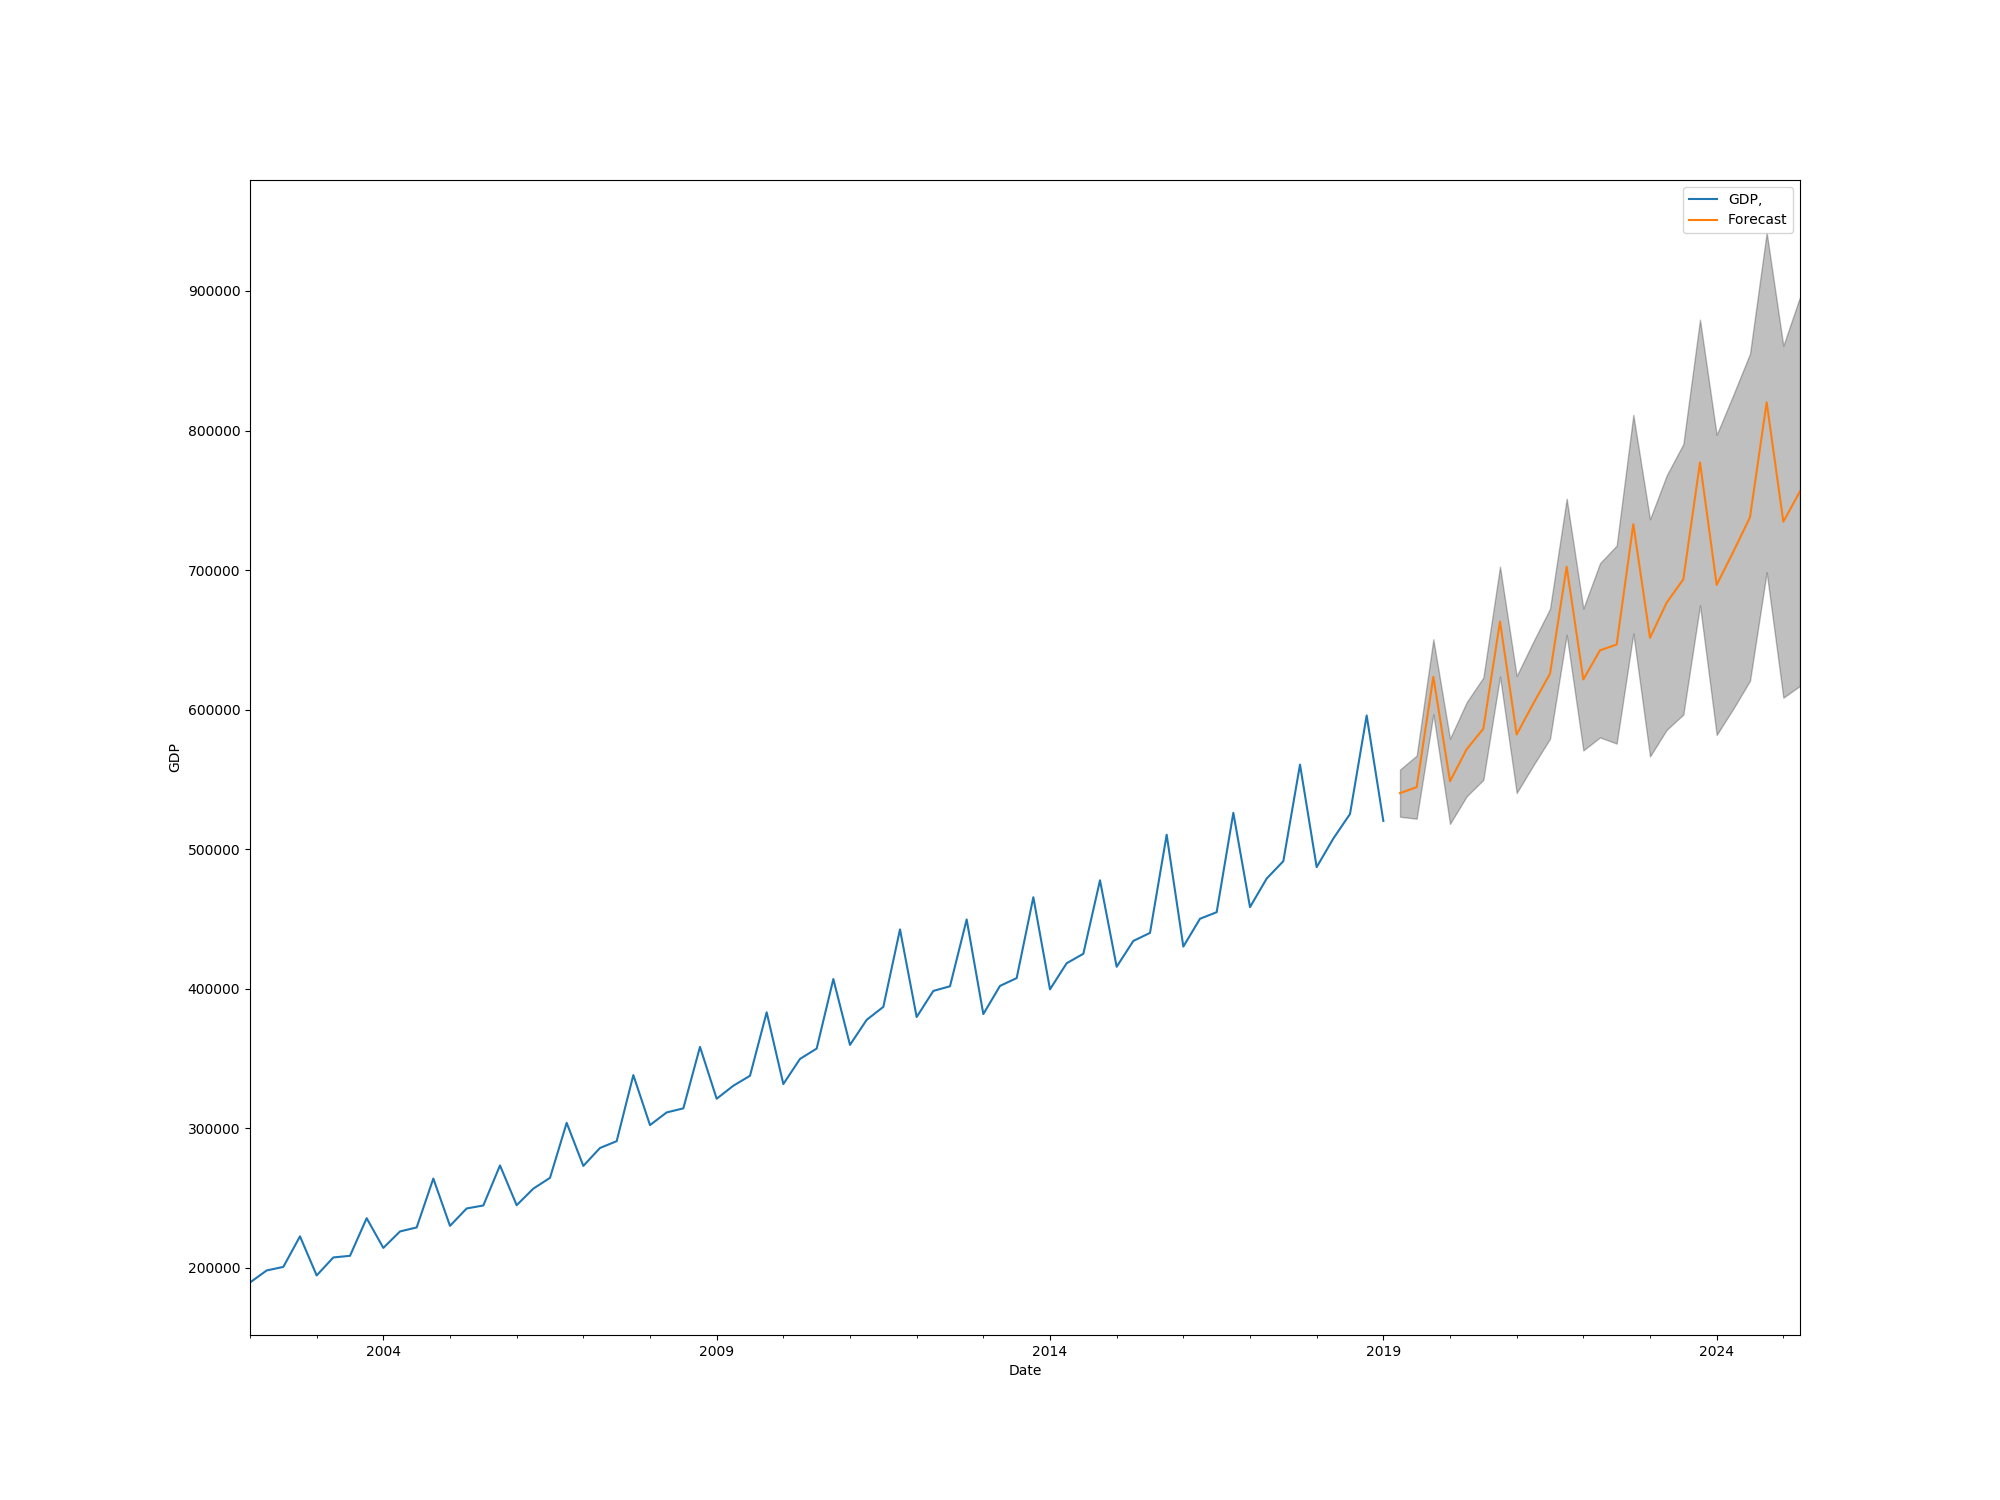

Generate this figure with Python:
import numpy as np
import pandas as pd
from matplotlib import pyplot as plt
from statsmodels.tsa.stattools import adfuller
from statsmodels.tsa.seasonal import seasonal_decompose
from statsmodels.tsa.arima_model import ARIMA
import statsmodels.api as sm
from pandas.plotting import register_matplotlib_converters
register_matplotlib_converters()

df = pd.read_csv('pkb3.csv', parse_dates=['data'], index_col=['data'], encoding="ISO-8859-13", decimal=',', delimiter=":")

mod = sm.tsa.statespace.SARIMAX(df,
                                order=(1, 1, 1),
                                seasonal_order=(1, 1, 1, 12),
                                enforce_stationarity=False,
                                enforce_invertibility=False)

results = mod.fit()

# Get forecast 500 steps ahead in future
pred_uc = results.get_forecast(steps=25)

# Get confidence intervals of forecasts
pred_ci = pred_uc.conf_int()

ax = df.plot(label='observed', figsize=(20, 15))
pred_uc.predicted_mean.plot(ax=ax, label='Forecast')
ax.fill_between(pred_ci.index,
                pred_ci.iloc[:, 0],
                pred_ci.iloc[:, 1], color='k', alpha=.25)
ax.set_xlabel('Date')
ax.set_ylabel('GDP')

plt.legend()
plt.savefig('sarima.png')